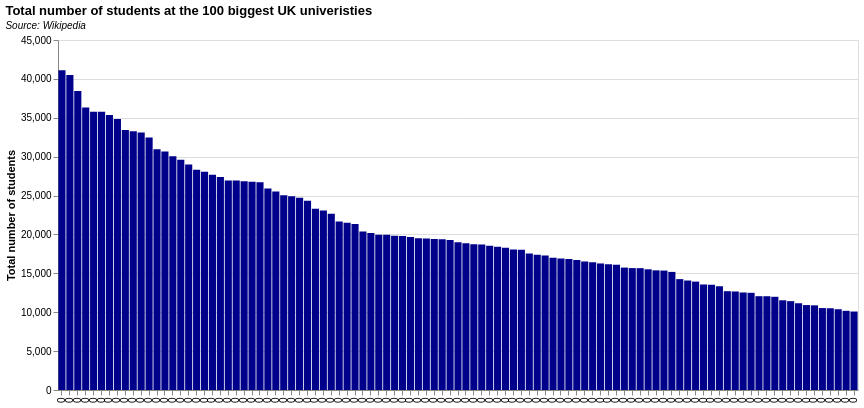

This figure's Vega-Lite source:
### Vega-Lite specification from a JSON file in a GitHub repository (floating-point values rounded to 4 significant figures)
{"$schema": "https://vega.github.io/schema/vega-lite/v5.json", "data": {"values": [{"Institution": "University College London[b]", "Total": 41095}, {"Institution": "University of Manchester", "Total": 40485}, {"Institution": "Coventry University", "Total": 38430}, {"Institution": "University of Leeds", "Total": 36325}, {"Institution": "Nottingham Trent University", "Total": 35785}, {"Institution": "University of Birmingham", "Total": 35760}, {"Institution": "University of Edinburgh", "Total": 35370}, {"Institution": "University of Nottingham", "Total": 34840}, {"Institution": "Manchester Metropolitan University", "Total": 33420}, {"Institution": "Cardiff University", "Total": 33260}, {"Institution": "King's College London[b]", "Total": 33110}, {"Institution": "University of Glasgow", "Total": 32465}, {"Institution": "Sheffield Hallam University", "Total": 30965}, {"Institution": "University of the West of England", "Total": 30680}, {"Institution": "University of Sheffield", "Total": 30055}, {"Institution": "University of Liverpool", "Total": 29600}, {"Institution": "De Montfort University", "Total": 29000}, {"Institution": "Northumbria University", "Total": 28330}, {"Institution": "Newcastle University", "Total": 28075}, {"Institution": "Ulster University", "Total": 27680}, {"Institution": "University of Bristol", "Total": 27375}, {"Institution": "University of Exeter", "Total": 26935}, {"Institution": "Birmingham City University", "Total": 26930}, {"Institution": "University of Warwick", "Total": 26825}, {"Institution": "University of Portsmouth", "Total": 26775}, {"Institution": "Anglia Ruskin University", "Total": 26715}, {"Institution": "University of Oxford", "Total": 25910}, {"Institution": "University of Hertfordshire", "Total": 25520}, {"Institution": "Liverpool John Moores University", "Total": 25050}, {"Institution": "Queen's University Belfast", "Total": 24915}, {"Institution": "University of Central Lancashire", "Total": 24720}, {"Institution": "University of Strathclyde", "Total": 24330}, {"Institution": "Leeds Beckett University", "Total": 23295}, {"Institution": "University of South Wales", "Total": 23090}, {"Institution": "University of Southampton", "Total": 22665}, {"Institution": "Queen Mary, University of London[b]", "Total": 21665}, {"Institution": "University of Salford", "Total": 21500}, {"Institution": "University of Cambridge", "Total": 21335}, {"Institution": "Swansea University", "Total": 20380}, {"Institution": "Middlesex University", "Total": 20170}, {"Institution": "City, University of London[b]", "Total": 19975}, {"Institution": "University of the Arts London", "Total": 19965}, {"Institution": "University of Greenwich", "Total": 19825}, {"Institution": "University of York", "Total": 19790}, {"Institution": "University of Derby", "Total": 19685}, {"Institution": "Durham University", "Total": 19520}, {"Institution": "University of Westminster", "Total": 19470}, {"Institution": "Imperial College London", "Total": 19400}, {"Institution": "University of Sussex", "Total": 19395}, {"Institution": "Teesside University", "Total": 19295}, {"Institution": "University of Brighton", "Total": 18985}, {"Institution": "University of Wolverhampton", "Total": 18875}, {"Institution": "University of Reading", "Total": 18735}, {"Institution": "University of Kent", "Total": 18705}, {"Institution": "University of Bath", "Total": 18560}, {"Institution": "University of Plymouth", "Total": 18410}, {"Institution": "Loughborough University", "Total": 18295}, {"Institution": "Kingston University", "Total": 18070}, {"Institution": "University of East Anglia", "Total": 18035}, {"Institution": "Glasgow Caledonian University", "Total": 17540}, {"Institution": "Bournemouth University", "Total": 17390}, {"Institution": "University of Huddersfield", "Total": 17305}, {"Institution": "University of Surrey", "Total": 16990}, {"Institution": "Oxford Brookes University", "Total": 16895}, {"Institution": "London South Bank University", "Total": 16840}, {"Institution": "University of Bedfordshire", "Total": 16730}, {"Institution": "University of Essex", "Total": 16530}, {"Institution": "University of Lincoln", "Total": 16425}, {"Institution": "University of Dundee", "Total": 16270}, {"Institution": "University of Leicester", "Total": 16180}, {"Institution": "University of the West of Scotland", "Total": 16105}, {"Institution": "University of Sunderland", "Total": 15740}, {"Institution": "Staffordshire University", "Total": 15675}, {"Institution": "Lancaster University", "Total": 15665}, {"Institution": "Brunel University London", "Total": 15520}, {"Institution": "Aston University", "Total": 15385}, {"Institution": "University of East London", "Total": 15355}, {"Institution": "University of Aberdeen", "Total": 15185}, {"Institution": "University of Hull", "Total": 14255}, {"Institution": "Buckinghamshire New University", "Total": 14075}, {"Institution": "Edinburgh Napier University", "Total": 13935}, {"Institution": "Edge Hill University", "Total": 13560}, {"Institution": "University of Chester", "Total": 13545}, {"Institution": "Canterbury Christ Church University", "Total": 13340}, {"Institution": "University of Wales, Trinity Saint David", "Total": 12705}, {"Institution": "Robert Gordon University", "Total": 12665}, {"Institution": "University of Stirling", "Total": 12540}, {"Institution": "Roehampton University", "Total": 12495}, {"Institution": "University of Northampton", "Total": 12060}, {"Institution": "London School of Economics[b]", "Total": 12055}, {"Institution": "University of West London", "Total": 11985}, {"Institution": "Royal Holloway, University of London[b]", "Total": 11535}, {"Institution": "Birkbeck, University of London[b]", "Total": 11425}, {"Institution": "Heriot-Watt University", "Total": 11155}, {"Institution": "Cardiff Metropolitan University", "Total": 10920}, {"Institution": "Keele University", "Total": 10885}, {"Institution": "University of St Andrews", "Total": 10535}, {"Institution": "Solent University", "Total": 10510}, {"Institution": "London Metropolitan University", "Total": 10385}, {"Institution": "University of Worcester", "Total": 10180}, {"Institution": "Goldsmiths, University of London[b]", "Total": 10090}]}, "mark": {"type": "bar", "color": "darkblue", "strokeWidth": 2, "opacity": 1}, "title": {"text": "Total number of students at the 100 biggest UK univeristies ", "subtitle": "Source: Wikipedia", "subtitleFontStyle": "italic", "subtitleFontSize": 10, "anchor": "start", "color": "black"}, "width": 800, "height": 350, "encoding": {"x": {"field": "Institution", "type": "nominal", "sort": "-y", "title": null, "axis": {"labelExpr": "0"}}, "y": {"field": "Total", "type": "quantitative", "title": "Total number of students"}, "tooltip": [{"field": "Institution", "type": "nominal", "title": "University"}, {"field": "Total", "type": "quantitative", "title": "Number of students"}]}, "config": {}}
